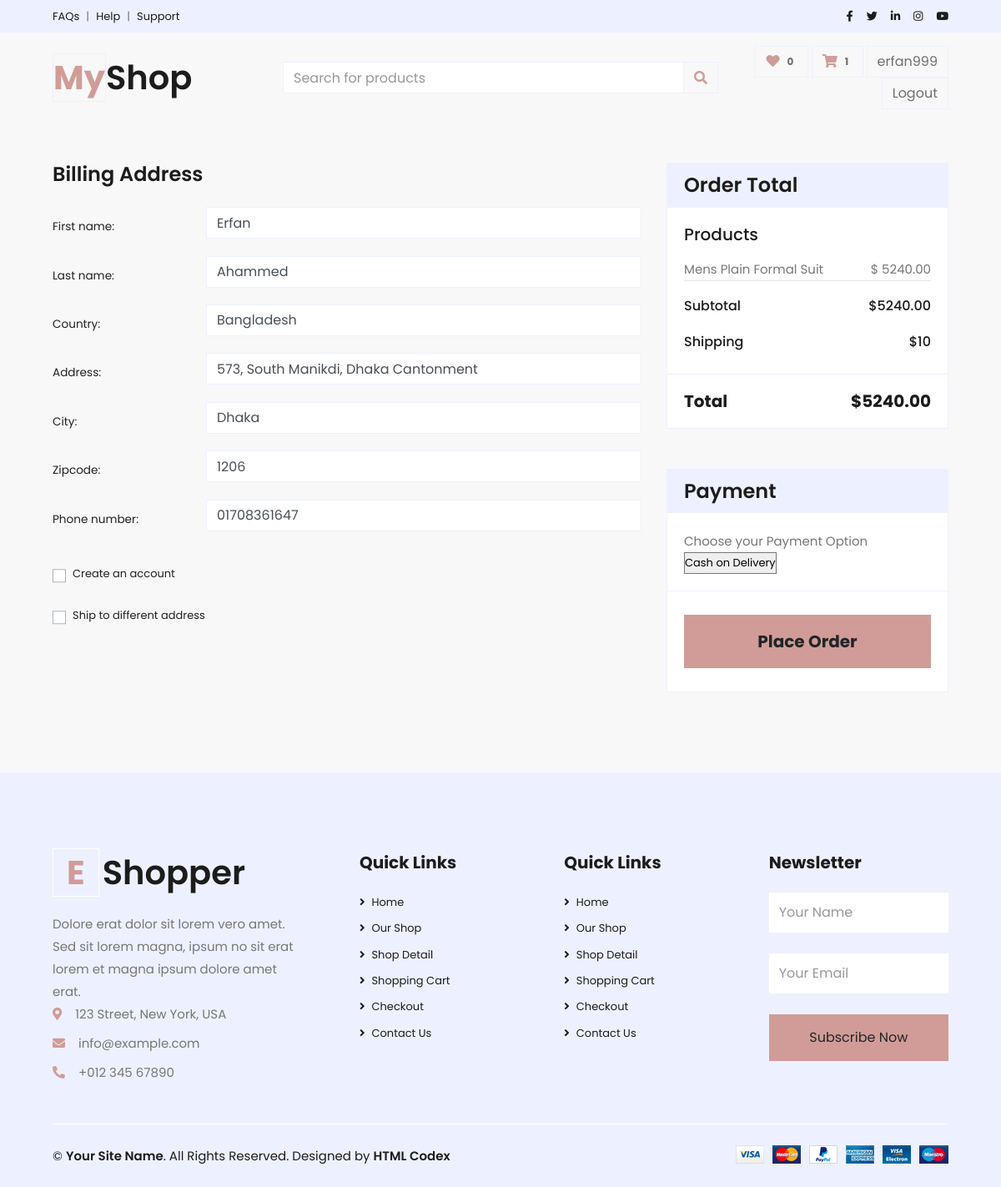
/payment/checkout/ (signed in), run on the app's committed database.
### order/models.py (models this page shows, shortened)
class Orders(BaseModel):
    user = models.ForeignKey(User, on_delete=models.CASCADE, related_name="order")
    orderItems = models.ManyToManyField(Cart)
    ordered  = models.BooleanField(default=False)
    paymentId = models.CharField(max_length=100, blank=True, null=True)
    orderId = models.CharField(max_length=100, blank=True, null=True)
    payment_method = models.CharField(max_length= 30, choices=PAYMENT_METHOD, default='Cash on Delivery')
    def get_Total_orders_price(self):
        total = 0
        for order_item in self.orderItems.all():
            total += float(order_item.total_price())
        return format(total, '0.2f')

class Cart(BaseModel):
    user = models.ForeignKey(User, on_delete=models.CASCADE, related_name="cart")
    items = models.ForeignKey(Product, on_delete=models.CASCADE, related_name='items')
    size = models.CharField(null=True, blank=True, max_length=50)
    color = models.CharField(null=True, blank=True, max_length=50)
    quantity = models.IntegerField(default=1)
    purchased = models.BooleanField(default=False)
    def get_variation_price(self):
        sizes = variationValue.objects.filter(variation = 'size', product = self.items)
        colors = variationValue.objects.filter(variation = 'color', product = self.items)
        for size in sizes:
            if colors.exists():
                for color in colors:
                    if color.name == self.color:
                        color_price = color.price
                if size.name == self.size:
                    price = size.price + color_price
                    return format(price, '0.2f')
            else:
                if size.name == self.size:
                    price = size.price
                    return format(price, '0.2f')
    def get_variation_base_price(self):
        variation_price = self.get_variation_price()
        price = float(self.items.price) + float(variation_price)
        return format(price, '0.2f')
    def total_price(self):
        variation_price = self.get_variation_base_price()
        price = float(self.quantity) * float(variation_price)
        return format(price, '0.2f')

### payment/models.py (models this page shows, shortened)
class BillingAddress(BaseModel):
    user = models.ForeignKey(User, on_delete=models.CASCADE)
    first_name = models.CharField(max_length= 100)
    last_name = models.CharField(max_length= 100)
    country = models.CharField(max_length= 100)
    address = models.TextField(max_length=100)
    city = models.CharField(max_length= 100)
    zipcode = models.CharField(max_length= 100)
    phone_number = models.CharField(max_length=100)

### products/models.py (models this page shows, shortened)
class Product(BaseModel):
    product_name = models.CharField(max_length = 100)
    slug = models.SlugField(unique=True, null=True, blank=True)
    category = models.ForeignKey(Category, on_delete = models.CASCADE, related_name="product_category")
    price = models.IntegerField()
    brand = models.CharField(max_length = 100, null = True)
    product_description = models.TextField(null = True)

class variationValue(BaseModel):
    variation = models.CharField(max_length=50, choices=VARIATION_TYPE)
    name = models.CharField(max_length=50)
    product = models.ForeignKey(Product, on_delete=models.CASCADE, null=True, blank=True)
    price = models.IntegerField()
    objects = variationManager()

### payment/views.py (the view, shortened to what this page needs)
# urls.py: path('checkout/', Payment_checkout.as_view(), name='checkout'),
class Payment_checkout(TemplateView):
    def get(self, request, *args, **kwargs):
        billing_address = BillingAddress.objects.get_or_create(user = request.user or None)
        billing_address = billing_address[0]
        billing_forms = BillingAddressForm(instance= billing_address)
        paymentForm = PaymentMethodForm()
        order_qs =  Orders.objects.filter(user = request.user, ordered=False)
        order_items = order_qs[0].orderItems.all()
        order_total = order_qs[0].get_Total_orders_price()
        context = {
            'Billing_Address_forms': billing_forms,
            'order_items': order_items,
            'order_total': order_total,
            'payment_form': paymentForm
        }
        return render(request, 'payment/checkout.html', context)

### payment/forms.py
class BillingAddressForm(forms.ModelForm):
    first_name = forms.CharField(widget=forms.TextInput(attrs={'class': 'form-control input-box', 'placeholder': 'First Name'}))
    last_name = forms.CharField(widget=forms.TextInput(attrs={'class': 'form-control input-box', 'placeholder': 'Last Name'}))
    address = forms.CharField(widget=forms.TextInput(attrs={'class': 'form-control input-box', 'placeholder': 'Address'}))
    country = forms.CharField(widget=forms.TextInput(attrs={'class': 'form-control input-box', 'placeholder': 'Country'}))
    city = forms.CharField(widget=forms.TextInput(attrs={'class': 'form-control input-box', 'placeholder': 'City'}))
    zipcode = forms.CharField(widget=forms.TextInput(attrs={'class': 'form-control input-box', 'placeholder': 'ZipCode'}))
    phone_number = forms.CharField(widget=forms.TextInput(attrs={'class': 'form-control input-box', 'placeholder': 'Mobile Number'}))
    class Meta:
        model = BillingAddress
        fields = ['first_name', 'last_name', 'country', 'address', 'city', 'zipcode', 'phone_number']

class PaymentMethodForm(forms.ModelForm):
    class Meta:
        model = Orders
        fields = ['payment_method']

### order/templatetags/cart_product.py (called while the page is built)
@register.filter
def cart_counter(user):
    order = Orders.objects.filter(user = user, ordered=False)
    if order.exists():
        return order[0].orderItems.count()
    else:
        return 0

### templates/payment/checkout.html (shortened to what this page needs)
{% extends 'base/base.html' %} {% block block_content %}
<div class="container-fluid pt-5">
  <form action="" method="post">
    <div class="row px-xl-5">
      <div class="col-lg-8">
        <div class="mb-4">
          <h4 class="font-weight-semi-bold mb-4">Billing Address</h4>
          <div class="form-group row">
          {% include 'base/alert.html' %} {% for form in Billing_Address_forms%}
            <label class="col-3 col-form-label mt-4">{{form.label}}:</label>
            <div class="col-9">{{form}}</div>
            {% endfor %}
          </div>
          <div class="row">
            <div class="col-md-12 form-group">
              <div class="custom-control custom-checkbox">
                <label class="custom-control-label" for="newaccount"
                  >Create an account</label
                >
              </div>
            </div>
            <div class="col-md-12 form-group">
              <div class="custom-control custom-checkbox">
                <label
                  class="custom-control-label"
                  for="shipto"
                  data-toggle="collapse"
                  data-target="#shipping-address"
                  >Ship to different address</label
                >
              </div>
            </div>
          </div>
        </div>
      </div>
      <div class="col-lg-4">
        <div class="card border-secondary mb-5">
          <div class="card-header bg-secondary border-0">
            <h4 class="font-weight-semi-bold m-0">Order Total</h4>
          </div>
          <div class="card-body">
            <h5 class="font-weight-medium mb-3">Products</h5>
            {% for item in order_items %}
            <div class="d-flex justify-content-between">
              <p>{{item.items.product_name}}</p>
              <p>$ {{item.total_price}}</p>
            </div>
            {% endfor %}
            <hr class="mt-0" />
            <div class="d-flex justify-content-between mb-3 pt-1">
              <h6 class="font-weight-medium">Subtotal</h6>
              <h6 class="font-weight-medium">${{order_total}}</h6>
            </div>
            <div class="d-flex justify-content-between">
              <h6 class="font-weight-medium">Shipping</h6>
              <h6 class="font-weight-medium">$10</h6>
            </div>
          </div>
          <div class="card-footer border-secondary bg-transparent">
            <div class="d-flex justify-content-between mt-2">
              <h5 class="font-weight-bold">Total</h5>
              <h5 class="font-weight-bold">${{order_total}}</h5>
            </div>
          </div>
        </div>
        <div class="card border-secondary mb-5">
          <div class="card-header bg-secondary border-0">
            <h4 class="font-weight-semi-bold m-0">Payment</h4>
          </div>
          <div class="card-body">
            <p>Choose your Payment Option</p>
            {% for form in payment_form %}
            <div class="form-group">{{form}}</div>
            {% endfor %}
          </div>
          <div class="card-footer border-secondary bg-transparent">
            <button
              type="submit"
              class="btn btn-lg btn-block btn-primary font-weight-bold my-3 py-3"
            >
              Place Order
            </button>
          </div>
        </div>
      </div>
    </div>
  </form>
</div>
{% endblock block_content %}

### templates/base/navbar.html
{% load cart_product %}
  <div class="container-fluid">
    <div class="row bg-secondary py-2 px-xl-5">
        <div class="col-lg-6 d-none d-lg-block">
            <div class="d-inline-flex align-items-center">
                <a class="text-dark" href="">FAQs</a>
                <span class="text-muted px-2">|</span>
                <a class="text-dark" href="">Help</a>
                <span class="text-muted px-2">|</span>
                <a class="text-dark" href="">Support</a>
            </div>
        </div>
        <div class="col-lg-6 text-center text-lg-right">
            <div class="d-inline-flex align-items-center">
                <a class="text-dark px-2" href="">
                    <i class="fab fa-facebook-f"></i>
                </a>
                <a class="text-dark px-2" href="">
                    <i class="fab fa-twitter"></i>
                </a>
                <a class="text-dark px-2" href="">
                    <i class="fab fa-linkedin-in"></i>
                </a>
                <a class="text-dark px-2" href="">
                    <i class="fab fa-instagram"></i>
                </a>
                <a class="text-dark pl-2" href="">
                    <i class="fab fa-youtube"></i>
                </a>
            </div>
        </div>
    </div>
    <div class="row align-items-center py-3 px-xl-5">
        <div class="col-lg-3 d-none d-lg-block">
            <a href="{% url 'index' %}" class="text-decoration-none">
                <h1 class="m-0 display-5 font-weight-semi-bold"><span class="text-primary font-weight-bold border">My</span>Shop</h1>
            </a>
        </div>
        <div class="col-lg-6 col-6 text-left">
            <form action="{% url 'search' %}" method="get">
                <div class="input-group">
                    <input type="text" class="form-control" placeholder="Search for products" name="query" id="query">
                    <div class="input-group-append">
                        <button class="input-group-text bg-transparent text-primary">
                            <i class="fa fa-search"></i>
                        </button>
                    </div>
                </div>
            </form>
        </div>
        <div class="col-lg-3 col-6 text-right">
            <a href="" class="btn border">
                <i class="fas fa-heart text-primary"></i>
                <span class="badge">0</span>
            </a>
            <a href="{% url 'card_item' %}" class="btn border">
                <i class="fas fa-shopping-cart text-primary"></i>
                {% if request.user.is_authenticated  %}
                <span class="badge">{{ request.user|cart_counter }}</span>
                {% else %}
                <span class="badge">{{  cart_counter }}</span>
                {% endif %}
            </a>
                {% if request.user.is_authenticated  %}
                <a href="{% url 'profile' %}" class="btn border" >{{user.username}} </a>
                <a href="{% url 'logout' %}" class="btn border" >Logout </a>
                {% else %}
                <a href="{% url 'login' %}" class="btn border">Login</a>
                <a href="{% url 'registration' %}" class="btn border">Register</a>
                {% endif %}
        </div>
    </div>
</div>

### data on the page
BillingAddress: Billing_Address_forms "Erfan" "Ahammed" "Bangladesh" "573, South Manikdi, Dhaka Cantonment" "Dhaka" "1206" "01708361647"
Cart: items.product_name "Mens Plain Formal Suit", total_price "5240.00"

### other printed values
{{ request.user|cart_counter }} "1"
{{ user.username }} "erfan999"
{{ order_total }} "5240.00"
